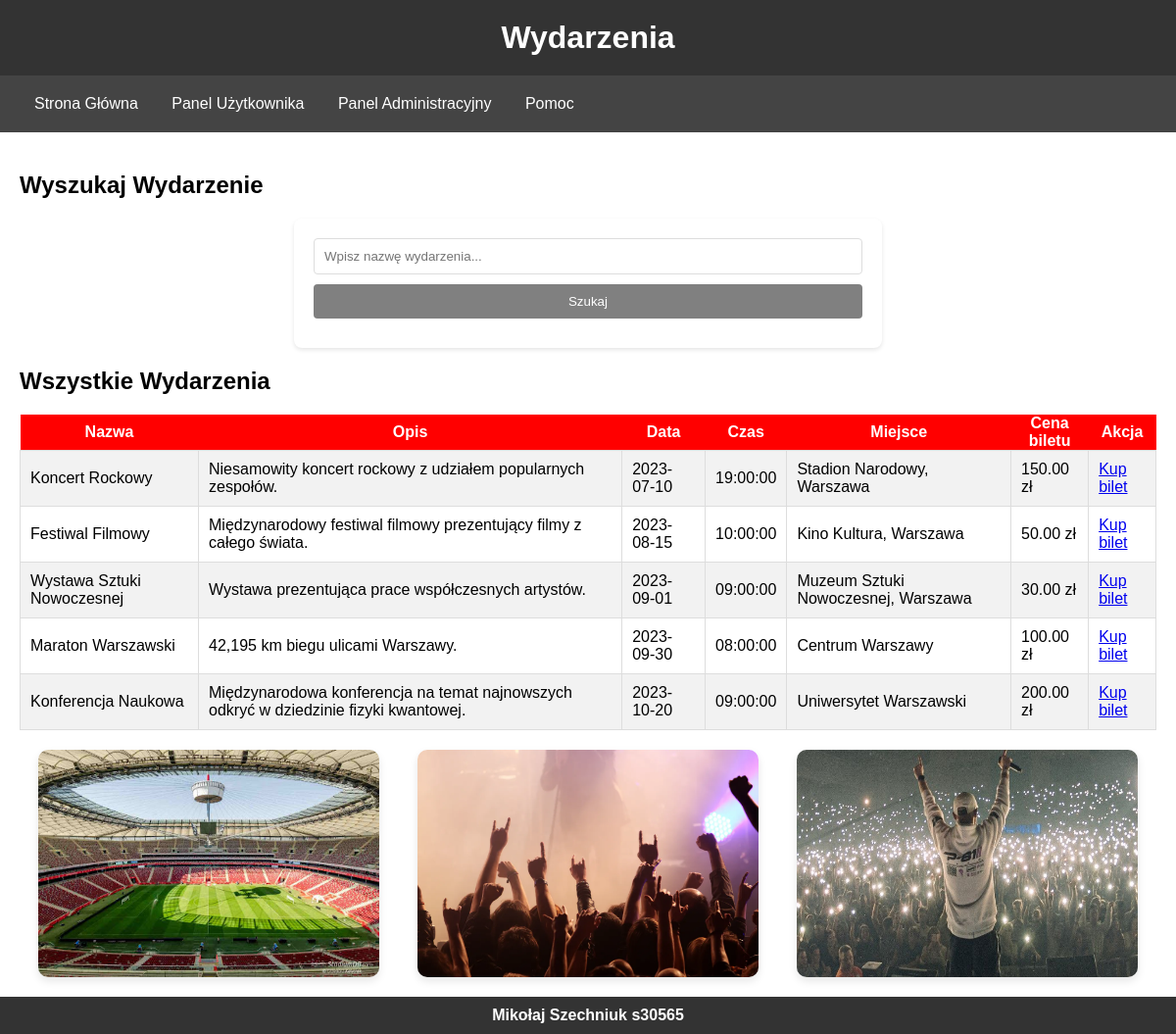
Page /wydarzenia.php on the committed database.
### tables this page shows
CREATE TABLE wydarzenia (
  id INT AUTO_INCREMENT PRIMARY KEY,
  nazwa VARCHAR(255) NOT NULL,
  opis TEXT,
  data DATE,
  czas TIME,
  miejsce VARCHAR(255),
  cena_biletu DECIMAL(10, 2)
);

### wydarzenia.php (the view, shortened to what this page needs)
<!DOCTYPE html>
<html lang="pl">
<head>
    <link rel="stylesheet" href="styl.css">
</head>
<body>
    <header>
        <h1>Wydarzenia</h1>
    </header>
    <nav>
        <a href="main.php">Strona Główna</a>
        <a href="user.php">Panel Użytkownika</a>
        <a href="admin.php">Panel Administracyjny</a>
        <a href="help.php">Pomoc</a>
    </nav>
    <main>
        <h2>Wyszukaj Wydarzenie</h2>
        <form action="wydarzenia.php" method="get">
            <input type="text" name="search" placeholder="Wpisz nazwę wydarzenia...">
            <button type="submit">Szukaj</button>
        </form>
        <?php
        $db = new mysqli('localhost', 'root', '', 'ticket_store');
        echo "<h2>Wszystkie Wydarzenia</h2>";
        $sql = "SELECT * FROM wydarzenia";
        $result = $db->query($sql);
        if ($result->num_rows > 0) {
            echo "<table>";
            echo "<tr><th>Nazwa</th><th>Opis</th><th>Data</th><th>Czas</th><th>Miejsce</th><th>Cena biletu</th><th>Akcja</th></tr>";
            while ($row = $result->fetch_assoc()) {
                echo "<tr>";
                echo "<td>" . $row['nazwa'] . "</td>";
                echo "<td>" . $row['opis'] . "</td>";
                echo "<td>" . $row['data'] . "</td>";
                echo "<td>" . $row['czas'] . "</td>";
                echo "<td>" . $row['miejsce'] . "</td>";
                echo "<td>" . $row['cena_biletu'] . " zł</td>";
                echo "<td><a href='payment.php?id_wydarzenia=" . $row['id'] . "'>Kup bilet</a></td>";
                echo "</tr>";
            }
            echo "</table>";
        } else {
            echo "<p>Brak wydarzeń do wyświetlenia.</p>";
        }
        ?>
        <div class="image-gallery">
            <img src="pge.jpg" alt="pge narodowy">
            <img src="rock.jpg" alt="koncert rokowy">
            <img src="wystawa.jpeg" alt="koncert">
        </div>
    </main>
    <footer>
        <h4>Mikołaj Szechniuk s30565</h4>
    </footer>
</body>
</html>

### styl.css (style rules this page uses)
* { margin: 0; padding: 0; box-sizing: border-box; }
body, h1, h2, button, input, form, table, th, td { font-family: Arial, sans-serif; }
header, nav, main, footer { padding: 20px; }
header { background-color: #333; color: white; text-align: center; }
nav { background-color: #444; margin-bottom: 20px; }
nav a { color: white; text-decoration: none; padding: 0 15px; }
main { background-color: white; padding: 20px; }
footer { background-color: #333; color: white; text-align: center; padding: 10px 0; }
form { max-width: 600px; margin: 20px auto; padding: 20px; background-color: #fff; border-radius: 8px; box-shadow: 0 2px 4px rgba(0, 0, 0, 0.1); }
form .form-group, form input[type='text'], form input[type='email'], form input[type='password'], form input[type='number'], form textarea, form button { width: 100%; padding: 10px; margin-bottom: 10px; border: 1px solid #ddd; border-radius: 4px; }
form button { border: none; background-color: grey; color: white; cursor: pointer; }
table { width: 100%; border-collapse: collapse; margin-top: 20px; }
th { background-color: red; color: white; }
td { border: 1px solid #ddd; padding: 10px; text-align: left; }
tr:nth-child(even) { background-color: #f2f2f2; }
.image-gallery { display: flex; justify-content: space-around; margin-top: 20px; }
.image-gallery img { width: 30%; height: auto; border-radius: 10px; box-shadow: 0 4px 8px rgba(0, 0, 0, 0.1); }

### rows in the picture
wydarzenia: nazwa "Koncert Rockowy", opis "Niesamowity koncert rockowy z udziałem popularnych zespołów.", data "2023-07-10", czas "19:00:00", miejsce "Stadion Narodowy, Warszawa", cena_biletu "150.00"
wydarzenia: nazwa "Festiwal Filmowy", opis "Międzynarodowy festiwal filmowy prezentujący filmy z całego świata.", data "2023-08-15", czas "10:00:00", miejsce "Kino Kultura, Warszawa", cena_biletu "50.00"
wydarzenia: nazwa "Wystawa Sztuki Nowoczesnej", opis "Wystawa prezentująca prace współczesnych artystów.", data "2023-09-01", czas "09:00:00", miejsce "Muzeum Sztuki Nowoczesnej, Warszawa", cena_biletu "30.00"
wydarzenia: nazwa "Maraton Warszawski", opis "42,195 km biegu ulicami Warszawy.", data "2023-09-30", czas "08:00:00", miejsce "Centrum Warszawy", cena_biletu "100.00"
wydarzenia: nazwa "Konferencja Naukowa", opis "Międzynarodowa konferencja na temat najnowszych odkryć w dziedzinie fizyki kwantowej.", data "2023-10-20", czas "09:00:00", miejsce "Uniwersytet Warszawski", cena_biletu "200.00"
